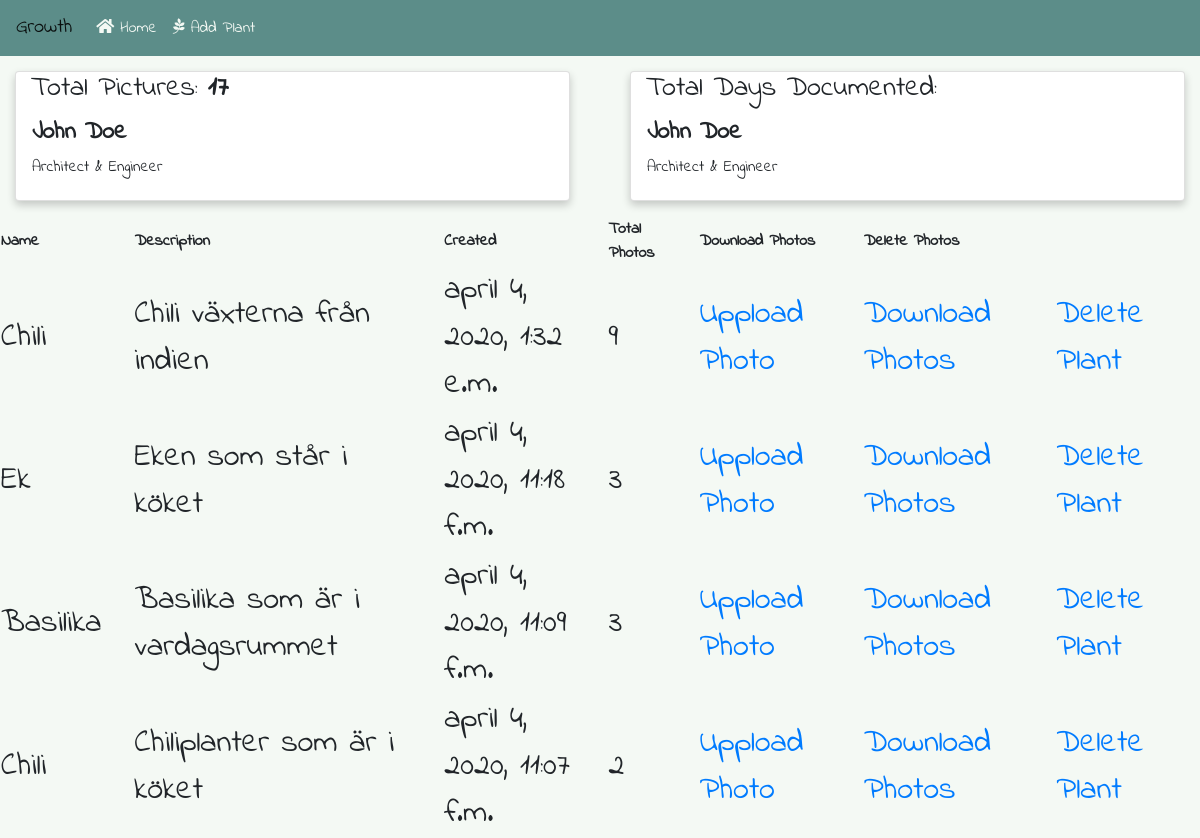
/loggedin/ (signed in), run on an earlier commit of the app's database.
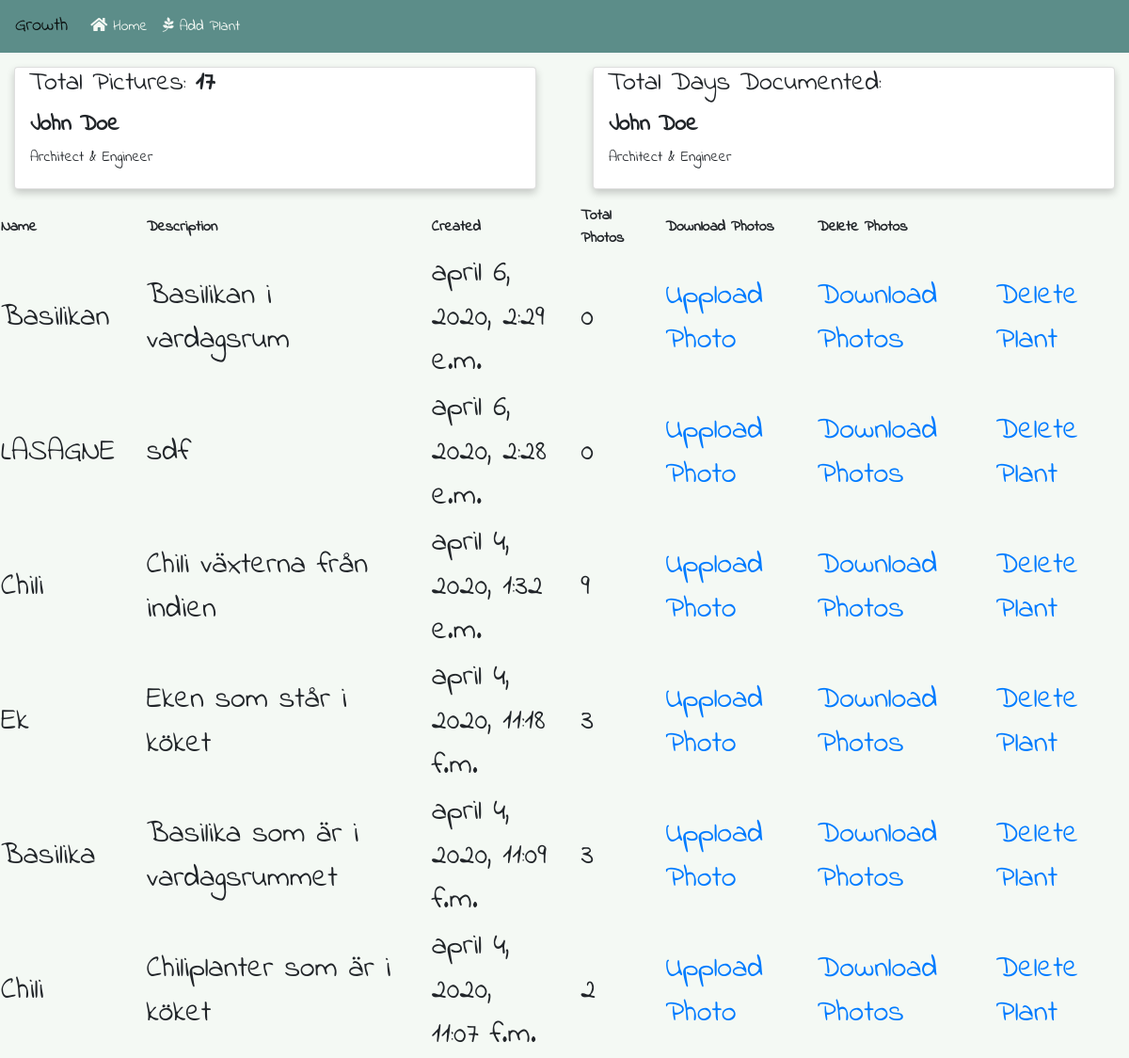
And on a later commit of the database.
### core/models.py (models this page shows)
class Plant(models.Model):
    user = models.ForeignKey(User, on_delete=models.CASCADE)
    name = models.CharField(max_length=60)
    description = models.CharField(max_length=200)
    created_at = models.DateTimeField(auto_now_add=True)
    total_pictures = models.IntegerField()
    active_pi = models.BooleanField()

### core/views.py (the view)
# urls.py: path('loggedin/',views.LoggedIn.as_view(),name='loggedin'),
class LoggedIn(LoginRequiredMixin,TemplateView):
    template_name = 'login_index.html'
    def get_context_data(self, *args, **kwargs):
        ctx = super().get_context_data(
            *args, **kwargs)
        user_id = self.request.user.id
        get_plants = Plant.objects.filter(user_id=user_id).order_by('-created_at')
        get_total_plants = (Plant.objects
            .filter(user_id=user_id)
            .aggregate(the_sum=Sum('total_pictures')))
        ctx['get_plants'] = get_plants
        ctx['get_total_plants'] = get_total_plants
        return ctx

### core/templates/login_index.html (shortened to what this page needs)
{% extends 'base_admin.html' %}
{% block content %}
<div class="row">
    <div class="col-lg">
        <div class="card">
            <h3>Total Pictures: <b>{{get_total_plants.the_sum}}</b></h3>
            <div class="container">
                <h4><b>John Doe</b></h4>
                <p>Architect & Engineer</p>
            </div>
        </div>
    </div>
    <div class="col-lg">
        <div class="card">
            <h3>Total Days Documented: </h3>
            <div class="container">
                <h4><b>John Doe</b></h4>
                <p>Architect & Engineer</p>
            </div>
        </div>
    </div>
</div>
<div style="overflow-x:auto; margin:auto; text-align: auto;">
    <table style="text-align: auto;">
        <tr>
            <th>Name</th>
            <th>Description</th>
            <th>Created</th>
            <th>Total Photos</th>
            <th>Download Photos</th>
            <th>Delete Photos</th>
        </tr>
        {% for plant in get_plants %}
        <tr>
            <td>{{plant.name}}</td>
            <td>{{plant.description}}</td>
            <td>{{plant.created_at}}</td>
            <td>{{plant.total_pictures}}</td>
            <td><a href="{% url 'core:upload_photo' plant.id %}">Uppload Photo</a></td>
            <td><a href="{% url 'core:download_image' plant.id %}">Download Photos</a></td>
            <td><a href="{% url 'core:delete_plant' plant.id %}">Delete Plant</a></td>
        </tr>
        {% endfor %}
    </table>
</div>
{% endblock content %}

### core/templates/base_admin.html (shortened to what this page needs)
{% load static %}
{% load tz %}
{% timezone "Europe/Stockholm" %}
<html>
<head>
    <link rel="stylesheet" href="https://use.fontawesome.com/releases/v5.3.1/css/all.css">
    <link rel="stylesheet" href="https://maxcdn.bootstrapcdn.com/bootstrap/4.1.2/css/bootstrap.min.css">
    <link rel="stylesheet" type="text/css" href="{% static 'dashboard/css/base.css' %}">
</head>
<nav class="navbar navbar-expand-lg navbar-light bg-dark">
    <a class="navbar-brand" href="#">Growth</a>
    <div class="collapse navbar-collapse" id="navbarNavDropdown">
        <ul class="navbar-nav">
            <li class="nav-item">
                <a class="nav-link" href="{% url 'core:loggedin' %}"><i class="fas fa-home"></i> Home</a>
            </li>
            <li class="nav-item">
                <a class="nav-link" href="{% url 'core:add_plant' %}"><i class="fab fa-pagelines"></i> Add Plant</a>
            </li>
        </ul>
    </div>
</nav>
<div class="content-wrapper">
    {% block content %}{% endblock content %}
</div>
{% endtimezone %}

### core/static/dashboard/css/base.css (style rules this page uses)
.bg-dark { background-color: #5c8d89 !important; }
.navbar-light .navbar-nav .nav-link { color: #f4f9f4; }
th { text-align: inherit; margin: 20rem; padding-right: 2rem; }
td { display: table-cell; vertical-align: inherit; margin: 20rem; padding-right: 2rem; font-size: 2rem; }
.card { box-shadow: 0 4px 8px 0 rgba(0, 0, 0, 0.2); transition: 0.3s; margin: 15px; }
.container { padding: 5px 16px; }
h3 { margin-left: 15px; }

What changed in the data, as far as the page shows it:
added Plant: name "Basilikan", description "Basilikan i vardagsrum", created_at "april 6, 2020, 2:29 e.m.", total_pictures "0"
added Plant: name "LASAGNE", description "sdf", created_at "april 6, 2020, 2:28 e.m.", total_pictures "0"
